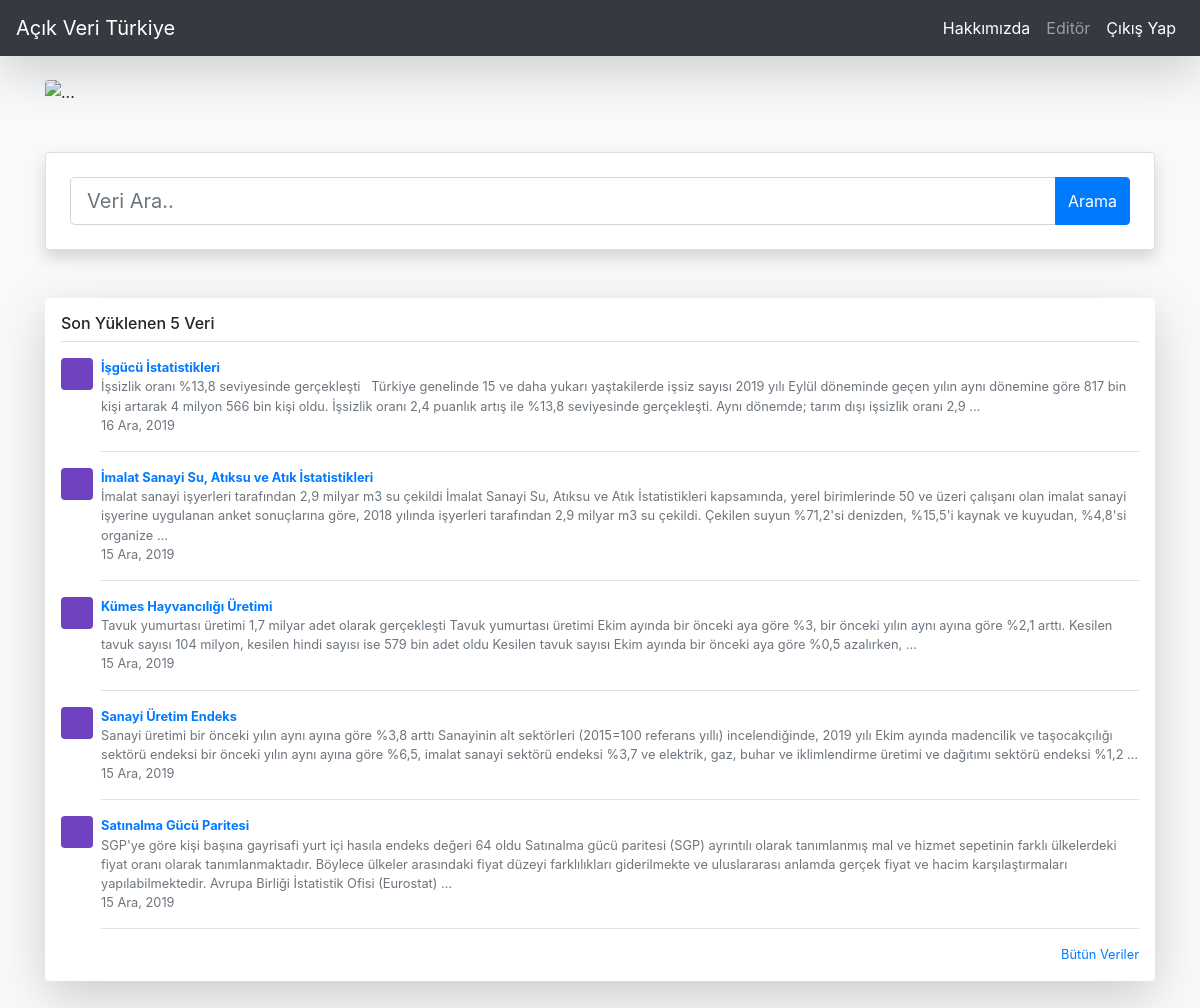
/ (signed in), run on the app's committed database.
### data_store/models.py (models this page shows, shortened)
class DataStore(models.Model):
	author = models.ForeignKey(
		"auth.User",
		models.SET_NULL,
		blank = True,
		null = True,
		verbose_name = "Girişi Yapan Kullanıcı" #Admin panelinde hangi isim ile görüneceği
		)
	title = models.CharField(
		max_length= 100,
		verbose_name = "Veri Adı"
		)
	description = RichTextField(
		verbose_name = "Verinin Tanımı"
		)
	created_date = models.DateTimeField(
		auto_now_add=True,
		verbose_name = "Oluşturulma Tarihi"
		)
	data_file = models.FileField(
		blank = True,
		null = True,
		verbose_name = "Veri Dosyasını ekleyin."
	)

### data_store/views.py (the view, shortened to what this page needs)
# urls.py: path('', views.index, name="index"), # name="index" ile ileride index olarak çağırabileceğim.
def index(request):
	keyword = request.GET.get("keyword")
	last_datas = DataStore.objects.all().order_by('-id')[:5]
	context = {
		"last_datas" : last_datas
	}
	return render(request,"index.html",context)

### templates/index.html
{% extends "layout.html" %}
{% block body %}
    {% include "homepage_info.html" %}
    {% include "home_search.html" %}
    {% include "last_data.html" %}
{% endblock body %}

### templates/navbar.html (shortened to what this page needs)
<nav class="navbar navbar-expand-lg fixed-top navbar-dark bg-dark shadow-lg">
  <a class="navbar-brand" href="/">Açık Veri Türkiye</a>
  <div class="collapse navbar-collapse" id="navbarSupportedContent">
    <ul class="navbar-nav ml-auto">
      <li class="nav-item active">
        <a class="nav-link" href="/about">Hakkımızda</a>
      </li>
        {% if request.user.is_authenticated %}
            <li class="nav-item">
                <a class="nav-link" href="/user/profile" tabindex="-1" aria-disabled="true">{{ request.user.first_name }}</a>
            </li>
            <li class="nav-item active">
                <a class="nav-link" href="/user/logout/">Çıkış Yap</a>
            </li>
        {% endif %}
    </ul>
  </div>
</nav>

### templates/last_data.html
{% if last_datas %}
    <div class="my-5 p-3 bg-white rounded shadow-lg">
        <h6 class="border-bottom border-gray pb-2 mb-0">Son Yüklenen 5 Veri</h6>
        {% for data in last_datas %}
            <div class="media text-muted pt-3">
                <svg class="bd-placeholder-img mr-2 rounded" width="32" height="32" xmlns="http://www.w3.org/2000/svg" preserveAspectRatio="xMidYMid slice" focusable="false" role="img" aria-label="Placeholder: 32x32"><title>Placeholder</title><rect width="100%" height="100%" fill="#6f42c1"></rect><text x="50%" y="50%" fill="#6f42c1" dy=".3em">32x32</text></svg>
                <p class="media-body pb-3 mb-0 small lh-125 border-bottom border-gray">
                    <a href="/data/{{ data.id }}"><strong class="d-block text-gray-dark">{{data.title}}</strong></a>
                    {{ data.description|striptags|safe |truncatewords:50 }}
                    <br>
                    {{ data.created_date|date:"d M, Y" }}
                </p>
            </div>
        {% endfor %}
        <small class="d-block text-right mt-3">
            <a href="data/all_data/">Bütün Veriler</a>
        </small>
    </div>
{% endif %}

### data on the page
DataStore: title "İşgücü İstatistikleri", description "İşsizlik oranı %13,8 seviyesinde gerçekleşti Türkiye genelinde 15 ve daha yukarı yaştakilerde işsiz sayısı 2019 yılı Eylül döneminde geçen yılın aynı dönemine göre 817 bin kişi artarak 4 milyon 566 bin kişi oldu. İşsizlik oranı 2,4 puanlık artış ile %13,8 seviyesinde gerçekleşti. Aynı dönemde; tarım dışı işsizlik oranı 2,9 …", created_date "16 Ara, 2019"
DataStore: title "İmalat Sanayi Su, Atıksu ve Atık İstatistikleri", description "İmalat sanayi işyerleri tarafından 2,9 milyar m3 su çekildi İmalat Sanayi Su, Atıksu ve Atık İstatistikleri kapsamında, yerel birimlerinde 50 ve üzeri çalışanı olan imalat sanayi işyerine uygulanan anket sonuçlarına göre, 2018 yılında işyerleri tarafından 2,9 milyar m3 su çekildi. Çekilen suyun %71,2'si denizden, %15,5'i kaynak ve kuyudan, %4,8'si organize …", created_date "15 Ara, 2019"
DataStore: title "Kümes Hayvancılığı Üretimi", description "Tavuk yumurtası üretimi 1,7 milyar adet olarak gerçekleşti Tavuk yumurtası üretimi Ekim ayında bir önceki aya göre %3, bir önceki yılın aynı ayına göre %2,1 arttı. Kesilen tavuk sayısı 104 milyon, kesilen hindi sayısı ise 579 bin adet oldu Kesilen tavuk sayısı Ekim ayında bir önceki aya göre %0,5 azalırken, …", created_date "15 Ara, 2019"
DataStore: title "Sanayi Üretim Endeks", description "Sanayi üretimi bir önceki yılın aynı ayına göre %3,8 arttı Sanayinin alt sektörleri (2015=100 referans yıllı) incelendiğinde, 2019 yılı Ekim ayında madencilik ve taşocakçılığı sektörü endeksi bir önceki yılın aynı ayına göre %6,5, imalat sanayi sektörü endeksi %3,7 ve elektrik, gaz, buhar ve iklimlendirme üretimi ve dağıtımı sektörü endeksi %1,2 …", created_date "15 Ara, 2019"
DataStore: title "Satınalma Gücü Paritesi", description "SGP'ye göre kişi başına gayrisafi yurt içi hasıla endeks değeri 64 oldu Satınalma gücü paritesi (SGP) ayrıntılı olarak tanımlanmış mal ve hizmet sepetinin farklı ülkelerdeki fiyat oranı olarak tanımlanmaktadır. Böylece ülkeler arasındaki fiyat düzeyi farklılıkları giderilmekte ve uluslararası anlamda gerçek fiyat ve hacim karşılaştırmaları yapılabilmektedir. Avrupa Birliği İstatistik Ofisi (Eurostat) …", created_date "15 Ara, 2019"

### other printed values
{{ request.user.first_name }} "Editör"
